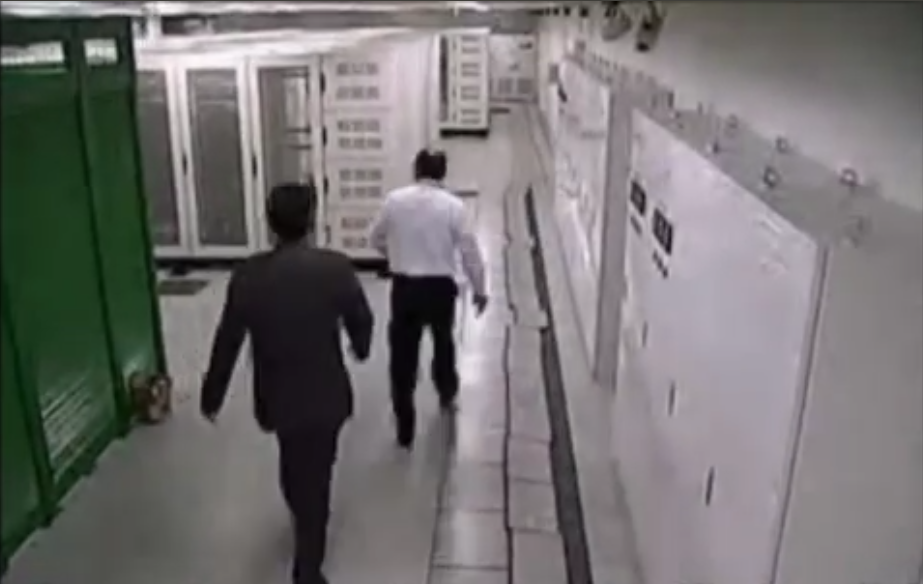
#> input picture img/human-01.png, 923 x 584 px, given in place of 0795^d660cf85eebea453b0c933b63025aedeb9c22fea&username=admin, which was not available
$ python 'intrusion (copy).py'
#> lines starting #> are read from the running program, lines starting #| are printed output that depends on the picture; after the words box and inside, x2 and y2 are one past the last pixel; in counts of white or black regions, pixels touching at a corner belong together; pictures that were not available may be replaced by others from this repository, and a replacement may not be noted
import pandas as pd
import numpy as np
import cv2,imutils,os,sys
from imutils.object_detection import non_max_suppression
import configparser,datetime


class intrusion (object):

    def __init__(self,video_channel,city_name='vijaywada',ROI=None,log_path=None,config_path=None,output_path=None):
        self.__project_name = "intrusion"
        self.__city_name = city_name
        self.video_channel = video_channel
        self.start_time = datetime.datetime.now().strftime("%Y_%m_%d_%H_%M")
        self.ROI =ROI

        if log_path is None:
            self.makedirs_1("../"+self.__city_name+"/"+self.__project_name+"/log_files/",exist_ok=True)
            self.log_path = "../"+self.__city_name+"/"+self.__project_name+"/log_files/"


        if output_path is None:
            self.makedirs_1("../"+self.__city_name+"/"+self.__project_name+"/output_path/",exist_ok=True)
            self.makedirs_1("../"+self.__city_name+"/"+self.__project_name+"/output_path/flat_files/",exist_ok=True)
            self.makedirs_1("../"+self.__city_name+"/"+self.__project_name+"/output_path/visual_files/",exist_ok=True)
            self.output_path = "../"+self.__city_name+"/"+self.__project_name+"/output_path/"

        if config_path is None:
            self.makedirs_1("../"+self.__city_name+"/"+self.__project_name+"/config_path/",exist_ok=True)
            self.config_path = "../"+self.__city_name+"/"+self.__project_name+"/config_path/"
            self.write_config()


    def write_config(self):
        config = configparser.ConfigParser()
        config.optionxform = str
        config[self.__project_name +"_"+self.__city_name] = {}
        config[self.__project_name +"_"+self.__city_name]['video_channel'] = self.video_channel
        config[self.__project_name +"_"+self.__city_name]['log_path'] = self.log_path
        config[self.__project_name +"_"+self.__city_name]['config_path'] = self.config_path
        config[self.__project_name +"_"+self.__city_name]['output_path'] = self.output_path
        config[self.__project_name +"_"+self.__city_name]['ROI'] = str(self.ROI)
        #writing config file
        with open(self.config_path+self.__project_name+".ini", 'w') as configfile:
            config.write(configfile)

    def makedirs_1(self,path,exist_ok=True):
        try :
            os.makedirs(path)
        except Exception as e:
            if not exist_ok:
                raise Exception(e)


    def check_intersection(self,a,b):
        """
        a : rectangle in (x,y,w,h)
        """
        x = max(a[0], b[0])
        y = max(a[1], b[1])
        w = min(a[0]+a[2], b[0]+b[2]) - x
        h = min(a[1]+a[3], b[1]+b[3]) - y
        if w<0 or h<0:
            return False,() # or (0,0,0,0) ?
        return True,(x, y, w, h)
    def detect_intrusion(self,plot=False):
        """
        plot: To show intermediate images
        """
#> called with plot = False
        self.start_time = datetime.datetime.now().strftime("%Y_%m_%d_%H_%M")
        self.makedirs_1(self.output_path+"visual_files/"+self.start_time+"/",exist_ok=True)
        visual_output_path = self.output_path+"visual_files/"+self.start_time+"/"

        log_file =open(self.log_path+self.start_time+".txt", "a+")

        log_file.write(self.start_time+"-->Starting Intrusion detection at time\n")
        cap = cv2.VideoCapture(self.video_channel)
        ret = True
        # initialize the HOG descriptor/person detector
        hog = cv2.HOGDescriptor()
        hog.setSVMDetector(cv2.HOGDescriptor_getDefaultPeopleDetector())
        if plot:
            cv2.namedWindow("detection", cv2.WINDOW_NORMAL)
        log_file.write(str(datetime.datetime.now())+"-->Detector Initiated\n")

        intrusion_started_time = None
        bbox1 = self.ROI
        out = None
        fourcc = cv2.VideoWriter_fourcc(*'XVID')
        countdown_time = 0
        while True:
            current_time = datetime.datetime.now()
            try:
                ret,frame = cap.read()
#> frame is the input picture: shape (584, 923, 3); mean B, G, R 113.7, 114, 116.1
                if not (cap.isOpened() and ret):
                    break


                image = imutils.resize(frame, width=min(400, min(frame.shape[:2])))
                orig = image.copy()
                if bbox1 is None:
                    bbox1 = cv2.selectROI('select_ROI', image)
                    cv2.destroyWindow('select_ROI')
                    self.ROI = bbox1
                    self.write_config()
                log_file.write(str(datetime.datetime.now())+"--> ROI created "+str(bbox1)+"\n")


                # detect people in the image
                (rects, weights) = hog.detectMultiScale(image, winStride=(4, 4),padding=(8, 8), scale=1.05)
#> rects = [[141, 44, 87, 174]]; weights = [2.25]
                #(rects, weights) = hog.detect(image, winStride=(4, 4),padding=(8, 8))
        #         rects = [i.tolist()+[100,100] for i in rects]


            #     # apply non-maxima suppression to the bounding boxes using a
            #     # fairly large overlap threshold to try to maintain overlapping
            #     # boxes that are still people
                rects = np.array([[x, y, x + w, y + h] for (x, y, w, h) in rects])
#> rects = [[141, 44, 228, 218]]
                pick = non_max_suppression(rects, probs=None, overlapThresh=0.65)
#> pick = [[141, 44, 228, 218]]
                cv2.rectangle(image,(bbox1[0],bbox1[1]),(bbox1[0]+bbox1[2],bbox1[1]+bbox1[3]),(255,0,0),1)
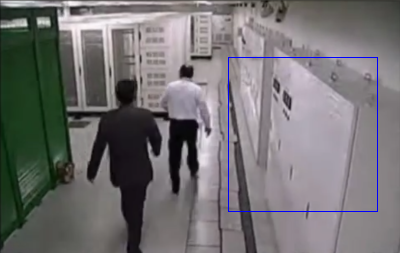
#> image: shape (253, 400, 3); mean B, G, R 114.4, 113.2, 115.3

                    #rects = [[i[0],i[1],i[2]-i[1],i[3]-i[2]] for i in pick]
                    #rects = [cv2.rectangle() for i in pick]
                res = []
                for rect in pick :
                    res.append(self.check_intersection(np.array(rect),np.array(bbox1))[0])
#> this loop made 1 pass
#> (rect, x in check_intersection, y in check_intersection, w in check_intersection, h in check_intersection) on pass 1: ([141, 44, 228, 218], 228, 57, 141, 154)
#> after the loop, res = [True]
                #print(res)
                for (xA, yA, xB, yB) in pick:
                    cv2.rectangle(image, (xA, yA), (xB, yB), (0, 255, 0), 2)
#> this loop made 1 pass
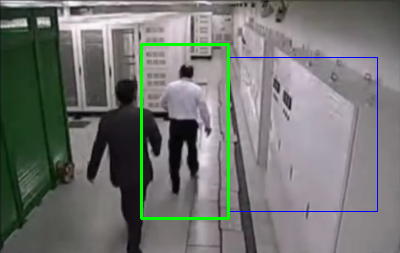
#> image: shape (253, 400, 3); 1.54% of pixels changed, all inside (x1, y1, x2, y2) = (140, 43, 230, 220)
                #------------------------------if intrusion happens------------------------
                #print(intrusion_started_time,countdown_time)
                if any(res):
                    if ((intrusion_started_time is None) and (countdown_time==0)):
                        #print('creating video instance')
                        intrusion_started_time = datetime.datetime.now()
                        out = cv2.VideoWriter(visual_output_path+intrusion_started_time.strftime("%Y_%m_%d_%H_%M_%S")+".avi",fourcc, 20.0, (image.shape[1],image.shape[0]))
                    countdown_time = 45  # extra time fow which video is going to be written

                    ## Do all shit here...event happened...
                    ## more than one human detected

                    num_humans = sum(res)
#> num_humans = 1
                    out.write(image)
                    cv2.putText(image,"number of humans= "+str(num_humans),(40,40), cv2.FONT_HERSHEY_PLAIN, 1,(0,255,0),1,cv2.LINE_AA)
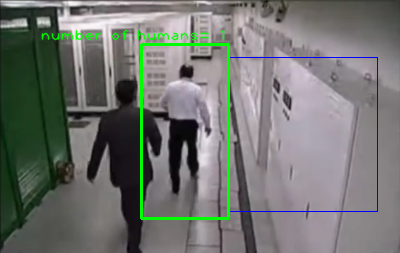
#> image: shape (253, 400, 3); 0.84% of pixels changed, all inside (x1, y1, x2, y2) = (41, 29, 225, 41)
                    #writing log file
                    log_file.write(str(intrusion_started_time)+"-->"+str(num_humans)+" humans detected within ROI\n")
                else :
                    intrustion_stopped = True
                    intrusion_started_time = None
                    if out is not None:
                        countdown_time-=1
                        if (countdown_time==0 ):
                            out.release()
                            out = None

                # draw the final bounding boxes
                if plot:
                    cv2.imshow("detection",image)
                    k = cv2.waitKey(1)
                    if k==27:
                        cv2.destroyAllWindows()
                        cap.release()
                        break
            except Exception as e:
                exc_type, exc_obj, exc_tb = sys.exc_info()
                fname = os.path.split(exc_tb.tb_frame.f_code.co_filename)[1]
                print(e,exc_type, fname, exc_tb.tb_lineno)
                log_file.write(str(datetime.datetime.now())+"--> Exception"+str(e)+str(exc_type)+" "+str(fname)+" "+ str(exc_tb.tb_lineno))


intr = intrusion('rtsp://192.168.20.9/6d801f1f-a9aa-449a-85d3-88608e5ee67b/6d801f1f-a9aa-449a-85d3-88608e5ee67b_vs1?token=6d801f1f-a9aa-449a-85d3-88608e5ee67b^LVERAMOTD^50^26^26^1657790795^d660cf85eebea453b0c933b63025aedeb9c22fea&username=admin',ROI=(228, 57, 149, 154))
intr.detect_intrusion()
